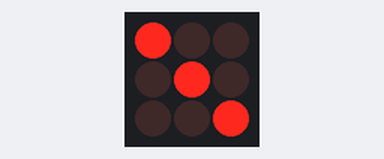
A sketch run on a simulated Arduino Uno, built with avr-gcc and run on an emulated ATmega328P. On the bench: 3×3 LED matrix. Wiring (inferred from the names in the program): LED matrix (orientation assumed): rows pin 3, pin 5, pin 6; columns pin 9, pin 10, pin 11.

Above: at 0.55 s.
At 10.07 s:
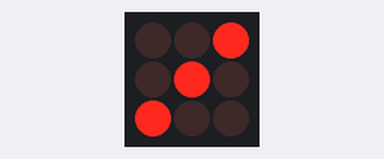
At 15.09 s:
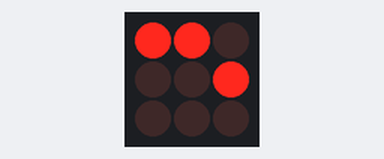
At 20.11 s:
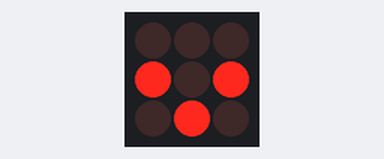
At 29.89 s:
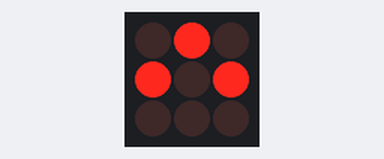
At 39.94 s:
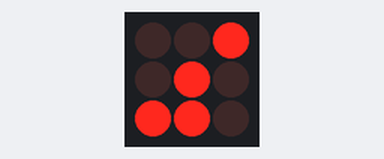

The sketch:

test_scrollig.ino
```cpp
// Raws
#define R1 3
#define R2 5
#define R3 6

//Columns
#define C1 9
#define C2 10
#define C3 11

int Cat [3] [9] ={
  {0,1,1,1,0,1,1,1,0},
  {1,0,1,0,1,0,1,0,1},
  {1,1,0,1,1,1,0,1,1},
  };

int position=0;

void setup() {
   pinMode(R1, OUTPUT);
   pinMode(R2, OUTPUT);
   pinMode(R3, OUTPUT);

   pinMode(C1, OUTPUT);
   pinMode(C2, OUTPUT);
   pinMode(C3, OUTPUT);
}


void SelectRow(int row){
  if (row==1) digitalWrite(R1,HIGH); else digitalWrite(R1,LOW);
  if (row==2) digitalWrite(R2,HIGH); else digitalWrite(R2,LOW);
  if (row==3) digitalWrite(R3,HIGH); else digitalWrite(R3,LOW);
}

void Set_LED_in_Active_Row(int column, int state){
  if (column==1) digitalWrite(C1,state);
  if (column==2) digitalWrite(C2,state);
  if (column==3) digitalWrite(C3,state);
}

void loop() {

  for (int x=0; x<3;x++){
    for (int j=0;j<8;j++){
    SelectRow(j+1);
      for (int i=0;i<8;i++){
        Set_LED_in_Active_Row(i+1,Cat[j][(i+position)-abs((i+position)/9)*9]);
      }
      delay(2);
    }
  }
  position=position+1;
}
```
